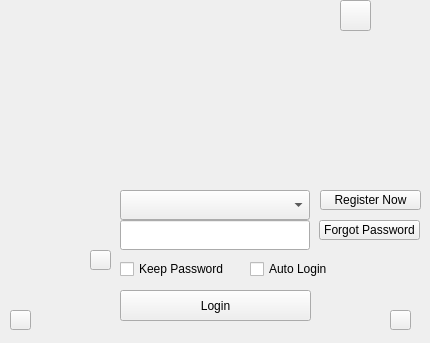
<?xml version="1.0" encoding="UTF-8"?>
<ui version="4.0">
 <class>MyWin</class>
 <widget class="QWidget" name="MyWin">
  <property name="geometry">
   <rect>
    <x>0</x>
    <y>0</y>
    <width>430</width>
    <height>343</height>
   </rect>
  </property>
  <property name="windowTitle">
   <string>MyWin</string>
  </property>
  <widget class="QPushButton" name="btnArrow">
   <property name="geometry">
    <rect>
     <x>340</x>
     <y>0</y>
     <width>31</width>
     <height>31</height>
    </rect>
   </property>
   <property name="styleSheet">
    <string notr="true"/>
   </property>
   <property name="text">
    <string/>
   </property>
  </widget>
  <widget class="QPushButton" name="btnLogin">
   <property name="geometry">
    <rect>
     <x>120</x>
     <y>290</y>
     <width>191</width>
     <height>31</height>
    </rect>
   </property>
   <property name="text">
    <string>Login</string>
   </property>
  </widget>
  <widget class="QComboBox" name="accountCmBox">
   <property name="geometry">
    <rect>
     <x>120</x>
     <y>190</y>
     <width>190</width>
     <height>30</height>
    </rect>
   </property>
  </widget>
  <widget class="QLineEdit" name="passwdLineEdit">
   <property name="geometry">
    <rect>
     <x>120</x>
     <y>220</y>
     <width>190</width>
     <height>30</height>
    </rect>
   </property>
  </widget>
  <widget class="QPushButton" name="btnRegistAccount">
   <property name="geometry">
    <rect>
     <x>320</x>
     <y>190</y>
     <width>101</width>
     <height>20</height>
    </rect>
   </property>
   <property name="styleSheet">
    <string notr="true"/>
   </property>
   <property name="text">
    <string>Register Now</string>
   </property>
  </widget>
  <widget class="QPushButton" name="btnForgotPasswd">
   <property name="geometry">
    <rect>
     <x>319</x>
     <y>220</y>
     <width>101</width>
     <height>20</height>
    </rect>
   </property>
   <property name="text">
    <string>Forgot Password</string>
   </property>
  </widget>
  <widget class="QPushButton" name="btnMoreAccountLogin">
   <property name="geometry">
    <rect>
     <x>10</x>
     <y>310</y>
     <width>21</width>
     <height>20</height>
    </rect>
   </property>
   <property name="text">
    <string/>
   </property>
  </widget>
  <widget class="QPushButton" name="btnFlicker">
   <property name="geometry">
    <rect>
     <x>390</x>
     <y>310</y>
     <width>21</width>
     <height>20</height>
    </rect>
   </property>
   <property name="text">
    <string/>
   </property>
  </widget>
  <widget class="QCheckBox" name="keepPasswdCmBox">
   <property name="geometry">
    <rect>
     <x>120</x>
     <y>260</y>
     <width>111</width>
     <height>18</height>
    </rect>
   </property>
   <property name="text">
    <string>Keep Password</string>
   </property>
  </widget>
  <widget class="QCheckBox" name="autoLoginCmBox">
   <property name="geometry">
    <rect>
     <x>250</x>
     <y>260</y>
     <width>91</width>
     <height>18</height>
    </rect>
   </property>
   <property name="text">
    <string>Auto Login</string>
   </property>
  </widget>
  <widget class="QPushButton" name="btnLoginState">
   <property name="geometry">
    <rect>
     <x>90</x>
     <y>250</y>
     <width>21</width>
     <height>20</height>
    </rect>
   </property>
   <property name="text">
    <string/>
   </property>
  </widget>
  <widget class="QLabel" name="userHead">
   <property name="geometry">
    <rect>
     <x>30</x>
     <y>190</y>
     <width>82</width>
     <height>82</height>
    </rect>
   </property>
   <property name="text">
    <string/>
   </property>
  </widget>
  <zorder>userHead</zorder>
  <zorder>btnArrow</zorder>
  <zorder>btnLogin</zorder>
  <zorder>accountCmBox</zorder>
  <zorder>passwdLineEdit</zorder>
  <zorder>btnRegistAccount</zorder>
  <zorder>btnForgotPasswd</zorder>
  <zorder>btnMoreAccountLogin</zorder>
  <zorder>btnFlicker</zorder>
  <zorder>keepPasswdCmBox</zorder>
  <zorder>autoLoginCmBox</zorder>
  <zorder>btnLoginState</zorder>
 </widget>
 <layoutdefault spacing="6" margin="11"/>
 <resources/>
 <connections/>
</ui>
